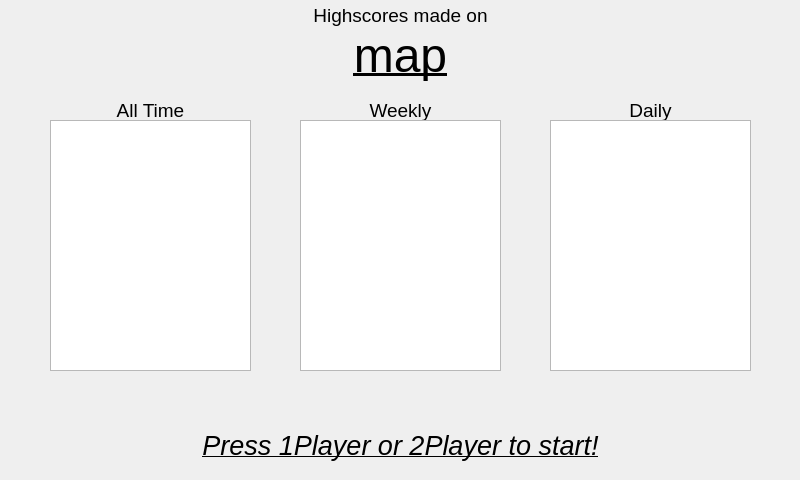
<?xml version="1.0" encoding="UTF-8"?>
<ui version="4.0">
 <class>idle</class>
 <widget class="QMainWindow" name="idle">
  <property name="geometry">
   <rect>
    <x>0</x>
    <y>0</y>
    <width>800</width>
    <height>480</height>
   </rect>
  </property>
  <property name="windowTitle">
   <string>idle</string>
  </property>
  <widget class="QWidget" name="centralWidget">
   <widget class="QListWidget" name="allTimeList">
    <property name="geometry">
     <rect>
      <x>50</x>
      <y>120</y>
      <width>201</width>
      <height>251</height>
     </rect>
    </property>
   </widget>
   <widget class="QListWidget" name="weeklyList">
    <property name="geometry">
     <rect>
      <x>300</x>
      <y>120</y>
      <width>201</width>
      <height>251</height>
     </rect>
    </property>
   </widget>
   <widget class="QListWidget" name="dailyList">
    <property name="geometry">
     <rect>
      <x>550</x>
      <y>120</y>
      <width>201</width>
      <height>251</height>
     </rect>
    </property>
   </widget>
   <widget class="QLabel" name="allTimeLabel">
    <property name="geometry">
     <rect>
      <x>50</x>
      <y>100</y>
      <width>201</width>
      <height>20</height>
     </rect>
    </property>
    <property name="font">
     <font>
      <pointsize>14</pointsize>
     </font>
    </property>
    <property name="text">
     <string>All Time</string>
    </property>
    <property name="alignment">
     <set>Qt::AlignCenter</set>
    </property>
   </widget>
   <widget class="QLabel" name="weeklyLabel">
    <property name="geometry">
     <rect>
      <x>300</x>
      <y>100</y>
      <width>201</width>
      <height>20</height>
     </rect>
    </property>
    <property name="font">
     <font>
      <pointsize>14</pointsize>
     </font>
    </property>
    <property name="text">
     <string>Weekly</string>
    </property>
    <property name="alignment">
     <set>Qt::AlignCenter</set>
    </property>
   </widget>
   <widget class="QLabel" name="todayLabel">
    <property name="geometry">
     <rect>
      <x>550</x>
      <y>100</y>
      <width>201</width>
      <height>20</height>
     </rect>
    </property>
    <property name="font">
     <font>
      <pointsize>14</pointsize>
     </font>
    </property>
    <property name="text">
     <string>Daily</string>
    </property>
    <property name="alignment">
     <set>Qt::AlignCenter</set>
    </property>
   </widget>
   <widget class="QLabel" name="nameLabel">
    <property name="geometry">
     <rect>
      <x>0</x>
      <y>30</y>
      <width>801</width>
      <height>51</height>
     </rect>
    </property>
    <property name="font">
     <font>
      <pointsize>36</pointsize>
      <italic>false</italic>
      <underline>true</underline>
     </font>
    </property>
    <property name="text">
     <string>map</string>
    </property>
    <property name="alignment">
     <set>Qt::AlignCenter</set>
    </property>
   </widget>
   <widget class="QLabel" name="highscoreLabel">
    <property name="geometry">
     <rect>
      <x>0</x>
      <y>0</y>
      <width>801</width>
      <height>31</height>
     </rect>
    </property>
    <property name="font">
     <font>
      <pointsize>14</pointsize>
      <italic>false</italic>
     </font>
    </property>
    <property name="text">
     <string>Highscores made on</string>
    </property>
    <property name="alignment">
     <set>Qt::AlignCenter</set>
    </property>
   </widget>
   <widget class="QLabel" name="continueLabel">
    <property name="geometry">
     <rect>
      <x>0</x>
      <y>420</y>
      <width>801</width>
      <height>51</height>
     </rect>
    </property>
    <property name="font">
     <font>
      <pointsize>20</pointsize>
      <italic>true</italic>
      <underline>true</underline>
     </font>
    </property>
    <property name="text">
     <string>Press 1Player or 2Player to start!</string>
    </property>
    <property name="alignment">
     <set>Qt::AlignCenter</set>
    </property>
   </widget>
  </widget>
 </widget>
 <layoutdefault spacing="6" margin="11"/>
 <resources/>
 <connections/>
</ui>
